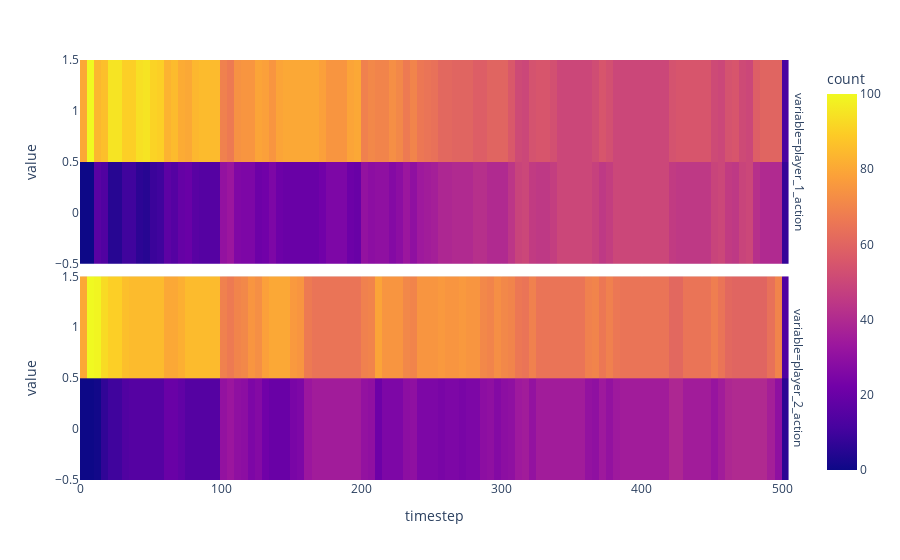

The notebook cell saved with this chart:
### Code cell
ID_VARS = ['timestep', 'run', 'payoff_shift_interval', 'payoff_intensity']
VARS = ['player_1_action', 'player_2_action']
fig_df = df.reset_index().melt(id_vars=ID_VARS, value_vars=VARS)

fig = px.density_heatmap(fig_df,
              x='timestep',
              y='value',
              facet_row='variable',
              nbinsx=100)
fig.show()

### Figure 1 — Plotly figure (JSON) as saved in the notebook; plotly's stock layout.template omitted (floating-point values rounded to 4 significant figures; data arrays with more than 128 entries replaced by an {"elided": "..."} marker saying what was removed)
{"data": [{"coloraxis": "coloraxis", "hovertemplate": "variable=player_1_action<br>timestep=%{x}<br>value=%{y}<br>count=%{z}<extra></extra>", "name": "", "nbinsx": 100, "type": "histogram2d", "x": {"elided": "10000 int values"}, "xaxis": "x2", "xbingroup": "x", "y": {"elided": "10000 int values"}, "yaxis": "y2", "ybingroup": "y"}, {"coloraxis": "coloraxis", "hovertemplate": "variable=player_2_action<br>timestep=%{x}<br>value=%{y}<br>count=%{z}<extra></extra>", "name": "", "nbinsx": 100, "type": "histogram2d", "x": {"elided": "10000 int values"}, "xaxis": "x", "xbingroup": "x", "y": {"elided": "10000 int values"}, "yaxis": "y", "ybingroup": "y"}], "layout": {"annotations": [{"font": {}, "showarrow": false, "text": "variable=player_2_action", "textangle": 90, "x": 0.98, "xanchor": "left", "xref": "paper", "y": 0.2425, "yanchor": "middle", "yref": "paper"}, {"font": {}, "showarrow": false, "text": "variable=player_1_action", "textangle": 90, "x": 0.98, "xanchor": "left", "xref": "paper", "y": 0.7575, "yanchor": "middle", "yref": "paper"}], "coloraxis": {"colorbar": {"title": {"text": "count"}}, "colorscale": [[0, "#0d0887"], [0.1111, "#46039f"], [0.2222, "#7201a8"], [0.3333, "#9c179e"], [0.4444, "#bd3786"], [0.5556, "#d8576b"], [0.6667, "#ed7953"], [0.7778, "#fb9f3a"], [0.8889, "#fdca26"], [1, "#f0f921"]]}, "legend": {"tracegroupgap": 0}, "margin": {"t": 60}, "xaxis": {"anchor": "y", "domain": [0, 0.98], "title": {"text": "timestep"}}, "xaxis2": {"anchor": "y2", "domain": [0, 0.98], "matches": "x", "showticklabels": false}, "yaxis": {"anchor": "x", "domain": [0, 0.485], "title": {"text": "value"}}, "yaxis2": {"anchor": "x2", "domain": [0.515, 1], "matches": "y", "title": {"text": "value"}}}}
